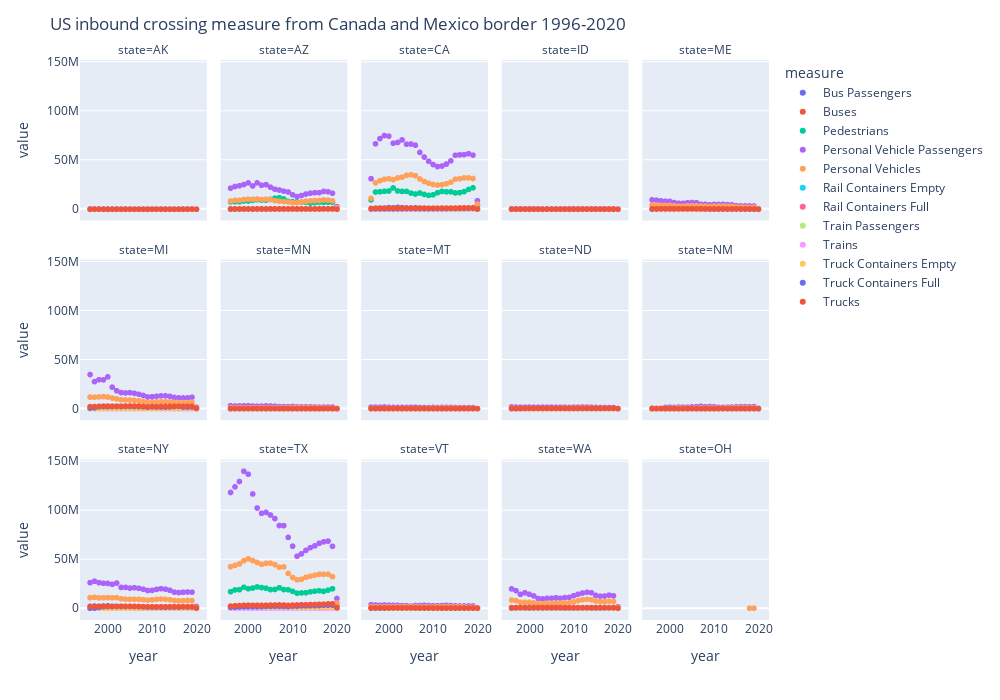

The code cell stored with this chart in its notebook:
### Code cell
# Plotly facet chart visualization
fig = px.scatter(tran, x="year", y="value", color="measure", facet_col="state",
       facet_col_wrap=5)

fig.update_layout(title="US inbound crossing measure from Canada and Mexico border 1996-2020", 
                  width=1000, height=700)

fig.update_xaxes(showgrid=False)

fig.show()
